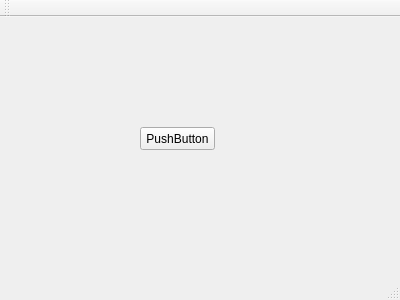
<?xml version="1.0" encoding="UTF-8"?>
<ui version="4.0">
 <class>MainWindow</class>
 <widget class="QMainWindow" name="MainWindow">
  <property name="geometry">
   <rect>
    <x>0</x>
    <y>0</y>
    <width>400</width>
    <height>300</height>
   </rect>
  </property>
  <property name="windowTitle">
   <string>MainWindow</string>
  </property>
  <widget class="QWidget" name="centralWidget">
   <widget class="QPushButton" name="clientclick">
    <property name="geometry">
     <rect>
      <x>140</x>
      <y>110</y>
      <width>75</width>
      <height>23</height>
     </rect>
    </property>
    <property name="text">
     <string>PushButton</string>
    </property>
   </widget>
  </widget>
  <widget class="QMenuBar" name="menuBar">
   <property name="geometry">
    <rect>
     <x>0</x>
     <y>0</y>
     <width>400</width>
     <height>21</height>
    </rect>
   </property>
  </widget>
  <widget class="QToolBar" name="mainToolBar">
   <attribute name="toolBarArea">
    <enum>TopToolBarArea</enum>
   </attribute>
   <attribute name="toolBarBreak">
    <bool>false</bool>
   </attribute>
  </widget>
  <widget class="QStatusBar" name="statusBar"/>
 </widget>
 <layoutdefault spacing="6" margin="11"/>
 <resources/>
 <connections/>
</ui>
